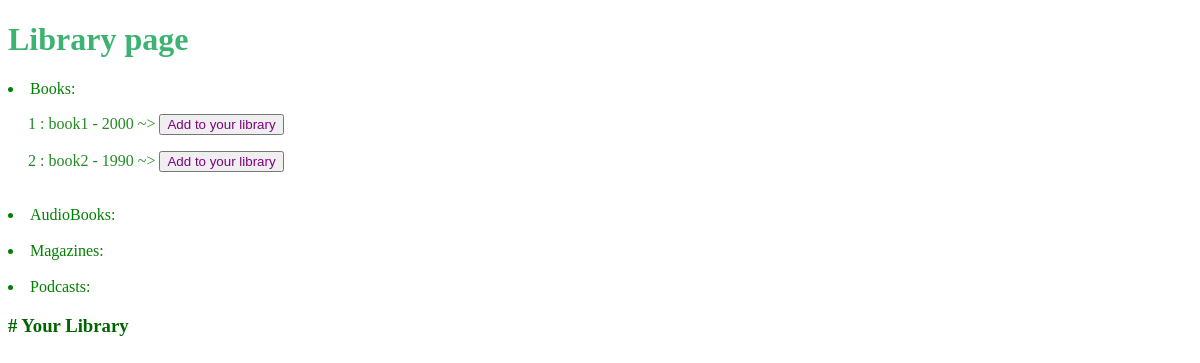
The page /library/ on the database as committed earlier.
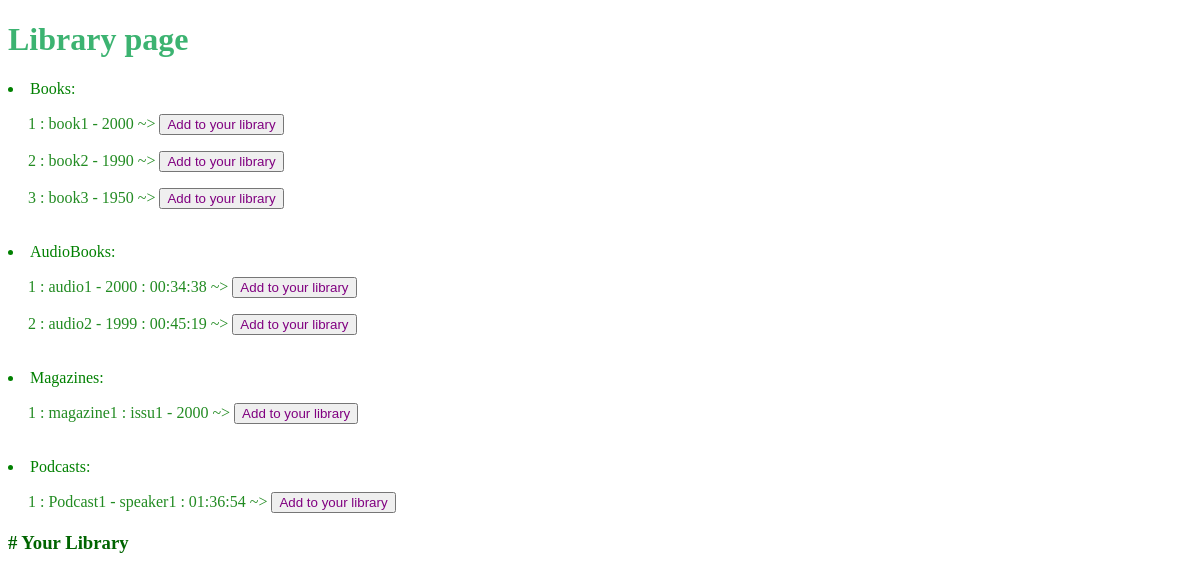
The same page on the database as committed later.
### library/models.py (models this page shows)
class BaseBookClass(models.Model):
    title = models.CharField(max_length=100)
    authors = models.ManyToManyField(Author, related_name="book_author")
    publish_year = models.IntegerField()
    pages = models.IntegerField()
    book_language = models.ManyToManyField(Language, related_name="book_language")
    price = models.FloatField()
    file = models.FileField(upload_to='files')
    class Meta:
        abstract = True

class Book(BaseBookClass):
    authors = models.ManyToManyField(Author, related_name="book_author")
    def __str__(self):
        return f"{self.title} - {self.publish_year}"

class AudioBook(BaseBookClass):
    authors = models.ManyToManyField(Author, related_name="Abook_author")
    book_language = models.ManyToManyField(Language, related_name="audiobook_language")
    speaker = models.CharField(max_length=100)
    audio_language = models.ForeignKey(Language, default="Unknown", on_delete=models.SET_DEFAULT,
                                       related_name="audio_language")
    time = models.TimeField()
    def __str__(self):
        return f"{self.title} - {self.publish_year} : {self.time}"

class Magazine(BaseBookClass):
    authors = models.ManyToManyField(Author, related_name="magazine_author")
    book_language = models.ManyToManyField(Language, related_name="magazine_language")
    issue = models.CharField(max_length=200)
    def __str__(self):
        return f"{self.title} : {self.issue} - {self.publish_year}"

class Podcast(models.Model):
    title = models.CharField(max_length=100)
    speaker = models.CharField(max_length=100)
    publish_year = models.IntegerField()
    time = models.TimeField()
    audio_language = models.ForeignKey(Language, default="Unknown", on_delete=models.SET_DEFAULT)
    price = models.FloatField()
    file = models.FileField(upload_to='files')
    def __str__(self):
        return f"{self.title} - {self.speaker} : {self.time}"

### library/views.py (the view)
# urls.py: path('', views.Library.as_view(), name='show_library'),
class Library(View):
    def get(self, request):
        books = Book.objects.all()
        audiobooks = AudioBook.objects.all()
        podcasts = Podcast.objects.all()
        magazines = Magazine.objects.all()
        context = {
            'books': books,
            'audiobooks': audiobooks,
            'podcasts': podcasts,
            'magazines': magazines
        }
        return render(request, "library/home.html", context)

### Templates/library/home.html (shortened to what this page needs)
<!DOCTYPE html>
<html lang="en" xmlns="http://www.w3.org/1999/html">
<head>
</head>
<body>
<h1 style="color: mediumseagreen">Library page</h1>
<li style="color: green">Books:</li>
{% for book in books %}
<form method="POST">
    <div style="margin-left: 20px; color: forestgreen">
        <p> {{ book.id }} : {{ book }} ~> <button onclick="alert('Done')">
            <a href="{% url 'add_book' book.id %}" style="text-decoration: none; color: purple">Add to your library </a>
        </button> </p>
    </div>
</form>
{% endfor %}
<br>
<li style="color: green">AudioBooks:</li>
{% for book in audiobooks %}
<form method="POST">
    <div style="margin-left: 20px; color: forestgreen">
        <p> {{ book.id }} : {{ book }} ~> <button onclick="alert('Done')">
            <a href="#" style="text-decoration: none; color: purple">Add to your library </a>
        </button></p>
    </div>
</form>
{% endfor %}
<br>
<li style="color: green">Magazines:</li>
{% for book in magazines %}
<form method="POST">
    <div style="margin-left: 20px; color: forestgreen">
        <p> {{ book.id }} : {{ book }} ~> <button onclick="alert('Done')">
            <a href="#" style="text-decoration: none; color: purple">Add to your library </a>
        </button></p>
    </div>
</form>
{% endfor %}
<br>
<li style="color: green">Podcasts:</li>
{% for book in podcasts %}
<form method="POST">
    <div style="margin-left: 20px; color: forestgreen">
        <p> {{ book.id }} : {{ book }} ~> <button onclick="alert('Done')">
            <a href="#" style="text-decoration: none; color: purple">Add to your library </a>
        </button></p>
    </div>
</form>
{% endfor %}
<h3 style="color: darkgreen"># <a href="{% url 'user_lib' 1 %}" style="text-decoration: none; color: darkgreen">Your Library</a> </h3>
</body>
</html>

Rows that differ between the two databases and show on the page:
added Book: id "3", title+publish_year "book3 - 1950"
added AudioBook: id "1", title+publish_year+time "audio1 - 2000 : 00:34:38"
added AudioBook: id "2", title+publish_year+time "audio2 - 1999 : 00:45:19"
added Magazine: id "1", title+issue+publish_year "magazine1 : issu1 - 2000"
added Podcast: id "1", title+speaker+time "Podcast1 - speaker1 : 01:36:54"
